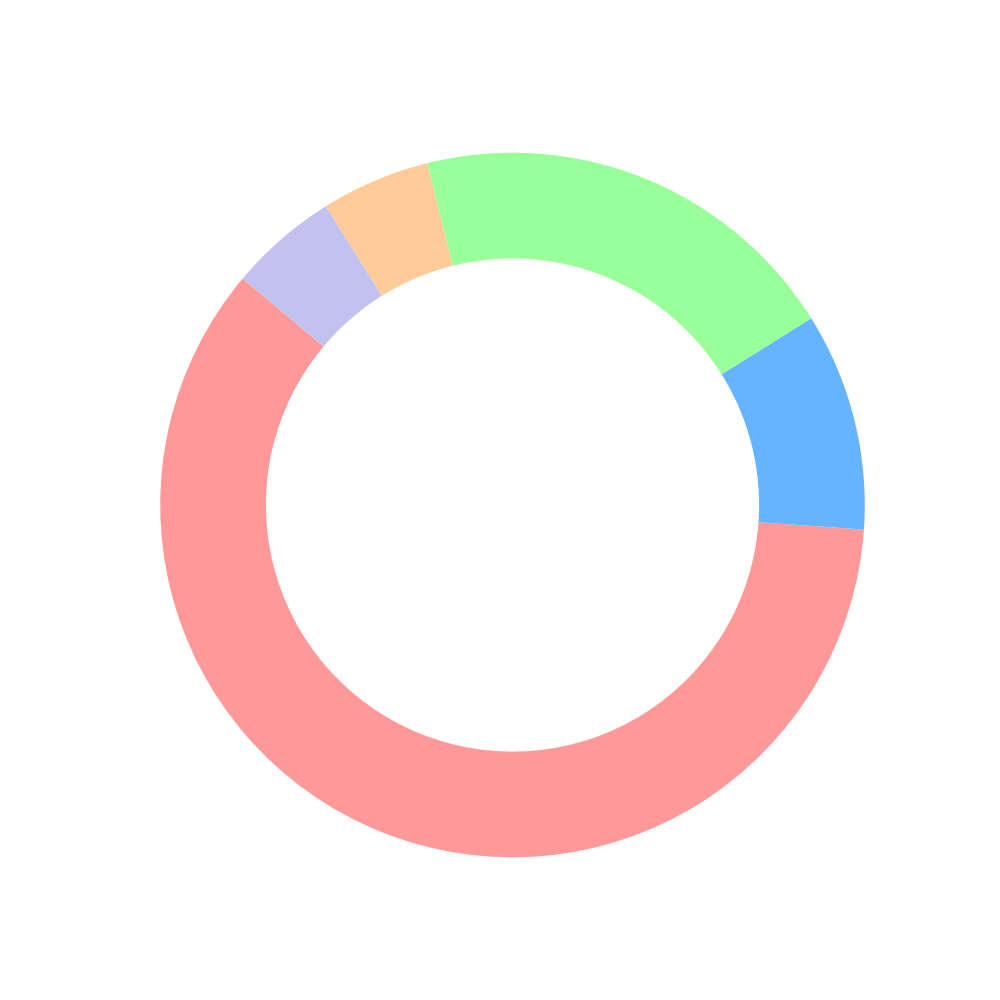

Here is the Python script that generated this plot:
import matplotlib.pyplot as plt

# Data for the donut chart
market_share = [60, 10, 20, 5, 5]

# Define colors for each segment
colors = ['#ff9999', '#66b3ff', '#99ff99', '#ffcc99', '#c2c2f0']

# Create a donut chart
fig, ax = plt.subplots(figsize=(10, 10))
wedges, _ = ax.pie(
    market_share, 
    startangle=140, 
    colors=colors, 
    wedgeprops=dict(width=0.3)
)

# Ensure the chart is drawn as a circle
ax.axis('equal')

# Show the plot
plt.show()
